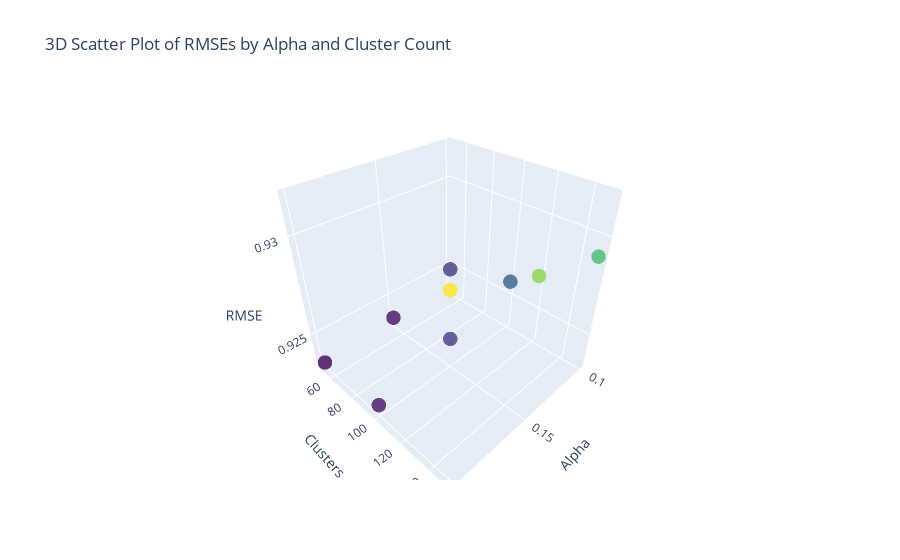

Notebook cell for this chart:
### Code cell
import plotly.graph_objects as go

alpha = []
clusters = []
rmses = list(results.values())  # This line is fine as is.

for t in results.keys():
    alpha.append(t[0])  # t is a tuple (alpha, clusters)
    clusters.append(t[1])
    
x = list(alpha)
y = list(clusters)
z = list(rmses)

fig = go.Figure(data=[go.Scatter3d(x=x, y=y, z=z, mode='markers', 
                                   marker=dict(size=5, color=z, colorscale='Viridis', opacity=0.8))])

fig.update_layout(title='3D Scatter Plot of RMSEs by Alpha and Cluster Count', scene=dict(
                    xaxis_title='Alpha',
                    yaxis_title='Clusters',
                    zaxis_title='RMSE'))

fig.show()

### Figure 1 — Plotly figure (JSON) as saved in the notebook; plotly's stock layout.template omitted (floating-point values rounded to 4 significant figures)
{"data": [{"marker": {"color": [0.9247, 0.9259, 0.9291, 0.9236, 0.9248, 0.9301, 0.9233, 0.9237, 0.9317], "colorscale": [[0, "#440154"], [0.1111, "#482878"], [0.2222, "#3e4989"], [0.3333, "#31688e"], [0.4444, "#26828e"], [0.5556, "#1f9e89"], [0.6667, "#35b779"], [0.7778, "#6ece58"], [0.8889, "#b5de2b"], [1, "#fde725"]], "opacity": 0.8, "size": 5}, "mode": "markers", "type": "scatter3d", "x": [0.1, 0.1, 0.1, 0.15, 0.15, 0.15, 0.2, 0.2, 0.2], "y": [50, 100, 150, 50, 100, 150, 50, 100, 150], "z": [0.9247, 0.9259, 0.9291, 0.9236, 0.9248, 0.9301, 0.9233, 0.9237, 0.9317]}], "layout": {"scene": {"xaxis": {"title": {"text": "Alpha"}}, "yaxis": {"title": {"text": "Clusters"}}, "zaxis": {"title": {"text": "RMSE"}}}, "title": {"text": "3D Scatter Plot of RMSEs by Alpha and Cluster Count"}}}
